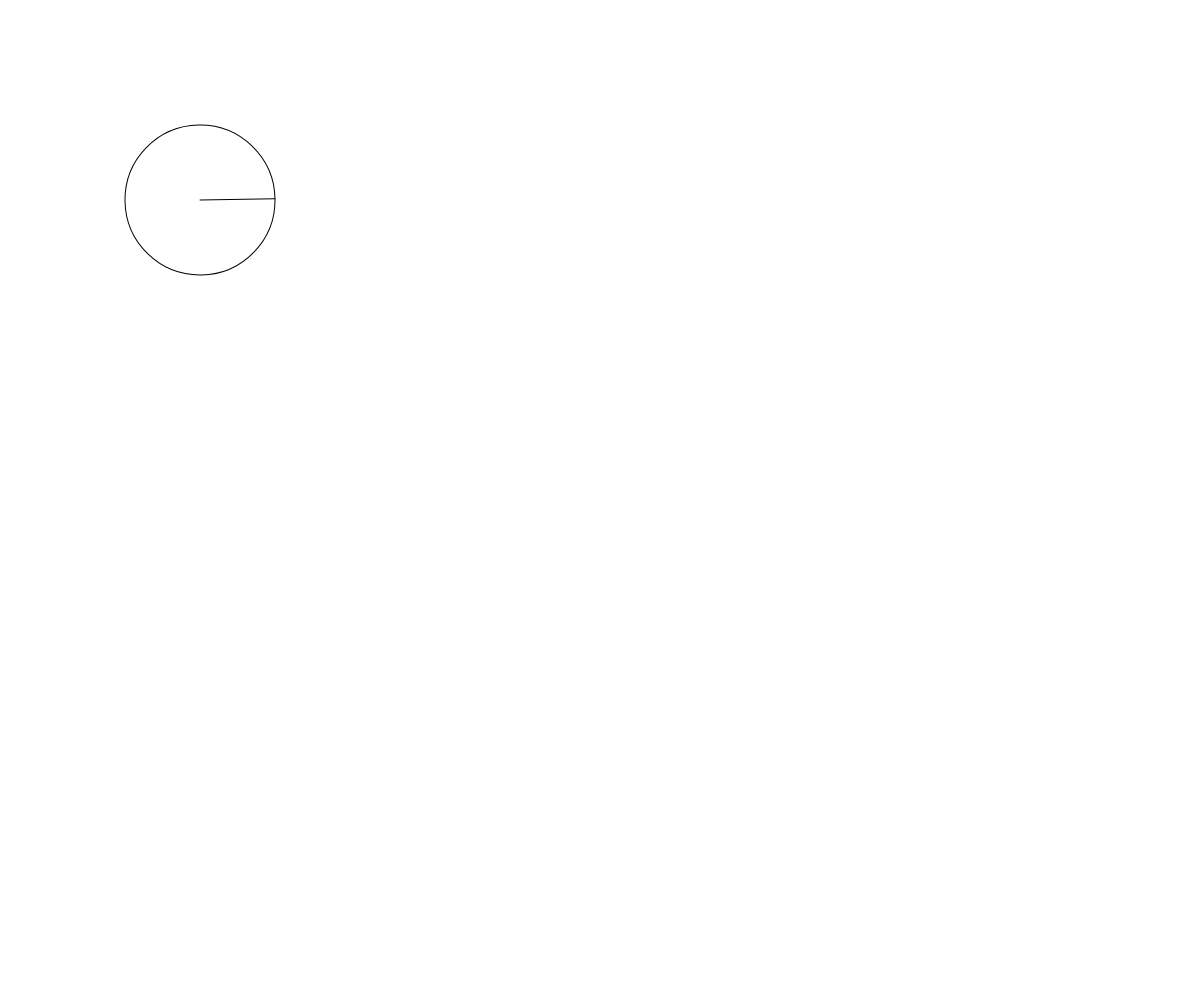
Frame 1 (no input)
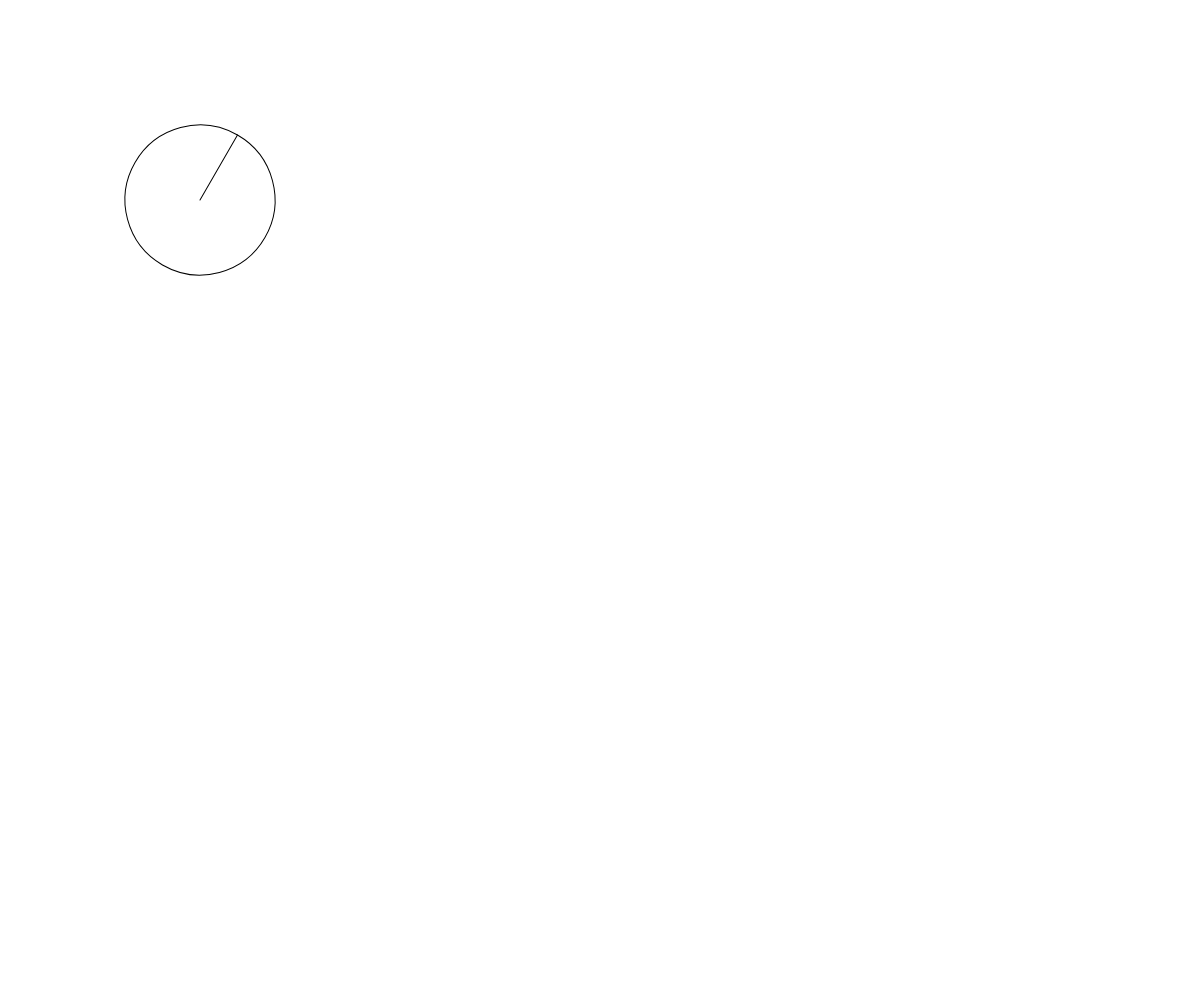
Frame 60 (no input)
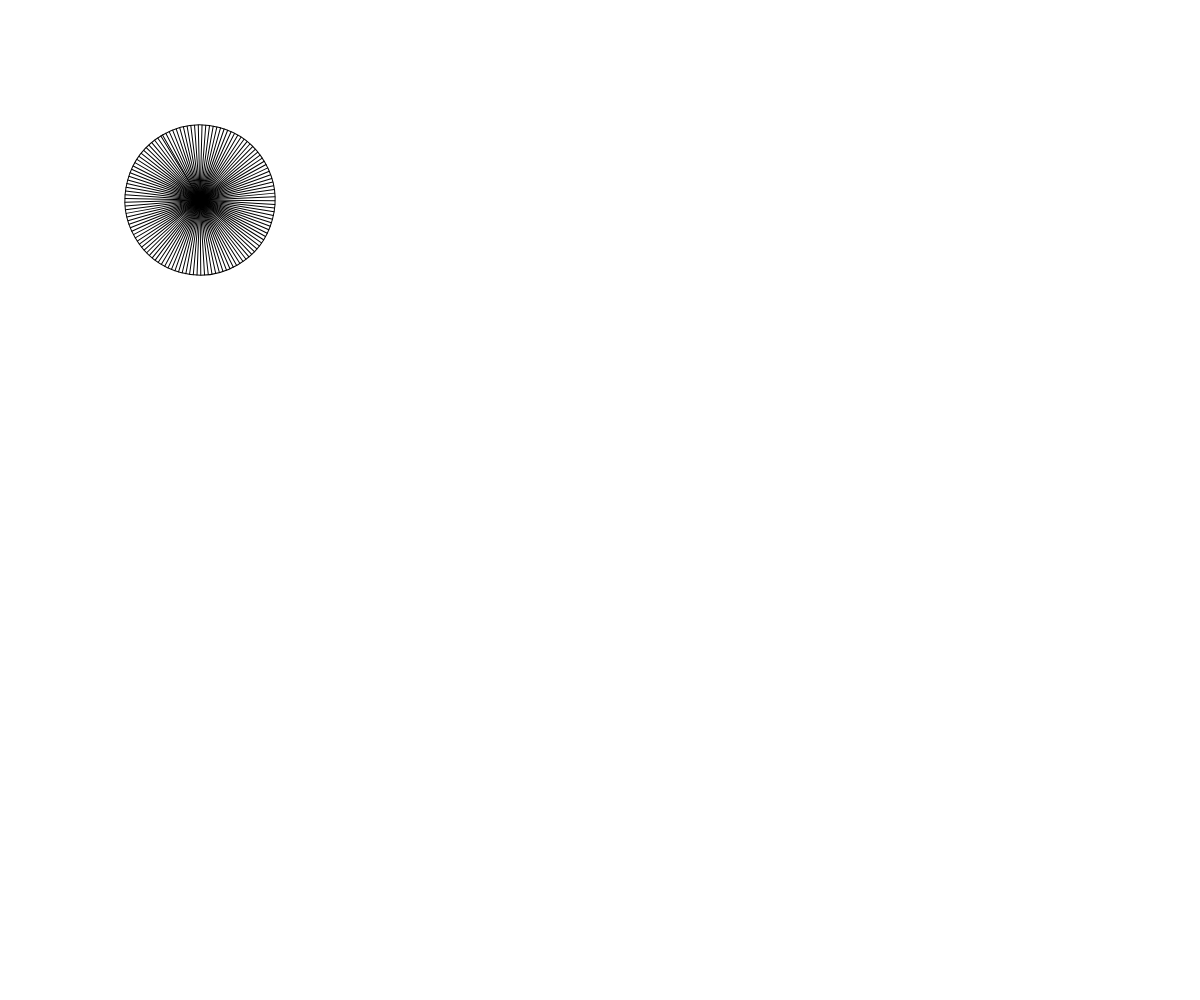
Frame 120 (the mouse pressed at the canvas centre since frame 60)

The p5.js sketch that drew these frames (run headless with seeded random() and noise() and a simulated clock; from frame 60 on, the mouse is pressed at the canvas centre):

// p5.js sketch
// ── sketch.js
// Basic Transformations Demo
// Mr. Scott
// Mar 6, 2025
// Coordinate System Transformations
// (translate, move, scale)

// Basic Transformations Sandbox


let originalSpacing = 20;


function setup() {
  createCanvas(windowWidth, windowHeight);
}

function draw() {
  background(255);
  angleMode(DEGREES);
  translate(200,200);

  rotate(-frameCount);

  circle(0,0,150);

  let numSpokes = map(mouseX,0, width, 1,250);
  let spokeAngle = 360/numSpokes;

  for(let i = 0; i < numSpokes; i++){
    line(0,0,75,0);
    rotate(spokeAngle);
  }
  


  //drawBasicGrid(220);
  
  //transformation one: TRANSLATION
  // push();  //makes a new coordinate system on top
  // translate (120,120); //move coordinate system
  // drawBasicGrid(150);
  // rectangleRed(0,0);
  // pop();  //reverts to previous coordinate system
  

  //transformation two: SCALE
  // push();
  // rectangleRed(40,0);  //50px square

  //scale:  1→no change    <1→smaller  >1→larger
  // let scaleAmount = 2.5;
  // scale(scaleAmount,1);
  // translate(60,60);
  // drawBasicGrid(100);
  // rectangleBlue(20,20);
  // pop();

  //transformation three: ROTATION
  //reminder: rotations are measured in radians, not degrees! Functions can help with the conversion...
  // angleMode(DEGREES);
  // push();
  // translate(140,140);
  // rotate(frameCount); //always rotates around
  //                     //the origin
  // drawBasicGrid(150);
  // face(100,0);
  // pop(); //back base coordinate

  // push();
  //   //to rotate an object around itself
  //   //1. translate to the objects position
  //   //2. apply the rotation transform
  //   //3. draw object at (0,0);
  //   rectMode(CENTER);
  //   translate(mouseX,mouseY);
  //   scale(2);
  //   rotate(-frameCount*2);
  //   rectangleBlue(0,0);
  // pop();


  //Combinations of Transformations

  

}


function face(x, y) {
  //draw a face at x,y
  push();
  translate(x,y);
  ellipseMode(CENTER);
  fill(200,200,0);
  stroke(0);
  ellipse(0,0,80,80);
  fill(90, 140, 30, 220);
  triangle(-20, 20, 20, 20, 0, 30);
  fill(0);
  ellipse(-25,0,10,10);
  ellipse(25,0,10,10);
  strokeWeight(5);
  line(-30,-10,30,-10);
  strokeWeight(1);
  pop();

}

function rectangleRed(x, y) {
  //draw a red rectangle at x,y (sized 50 pixels square) - to visualize what happens to the coordinate system
  //when different basic transformations are applied.
  noStroke();
  fill(255, 0, 0, 150);
  rect(x, y, 50, 50);

}

function rectangleBlue(x, y) {
  //draw a red rectangle at x,y (sized 50 pixels square) - to visualize what happens to the coordinate system
  //when different basic transformations are applied.
  noStroke();
  fill(0, 0, 255, 150);
  rect(x, y, 50, 50);

}

function drawBasicGrid(shade) {
  //draw the normal cartesian Coordinate Grid, in a light color. Spaced at 20 px by default
  stroke(shade);
  for (let x = 0; x < width; x += 20) {
    line(x, 0, x, height);
  }
  for (let y = 0; y < height; y += 20) {
    line(0, y, width, y);
  }

  //Draw "X" at the origin
  strokeWeight(3);
  stroke(0);
  line(-5,0,5,0);
  line(0,5,0,-5);
  strokeWeight(1);
}
